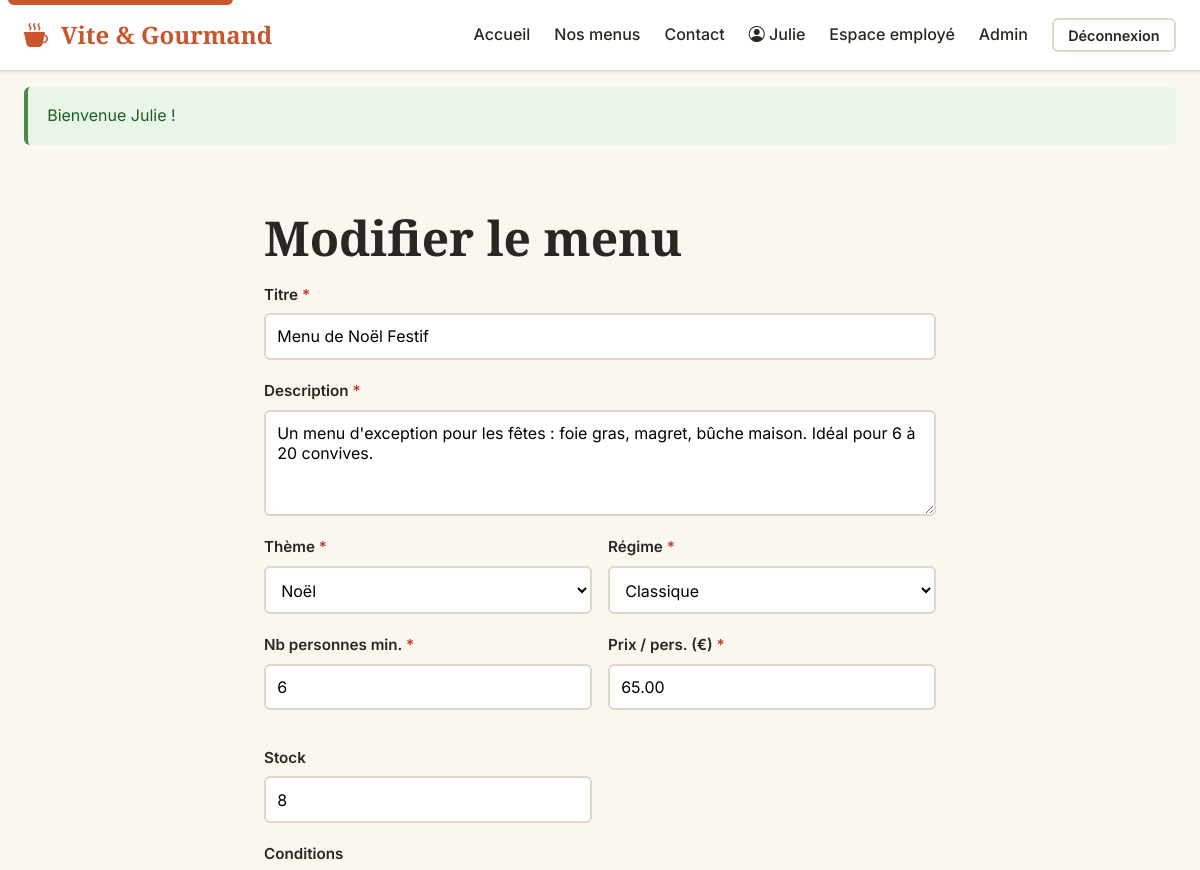
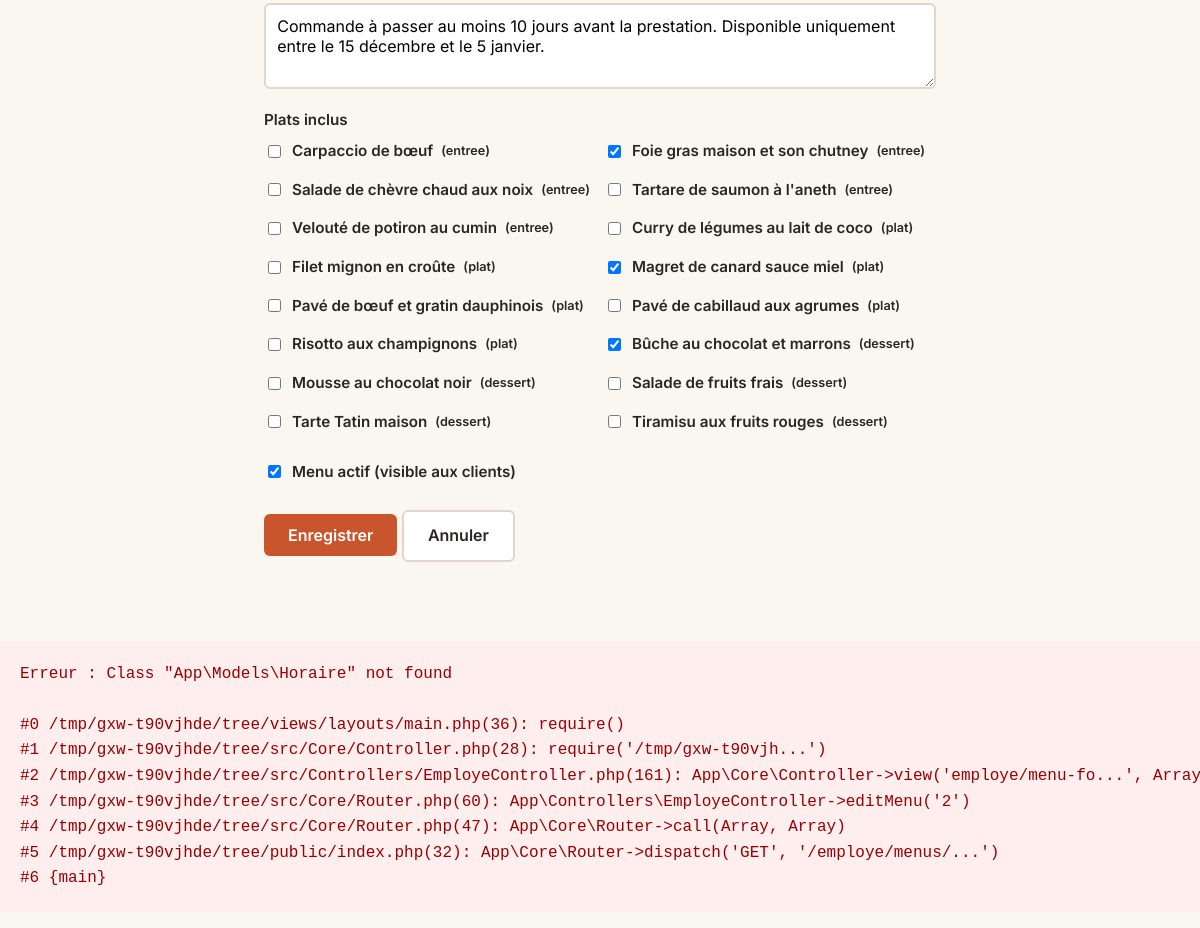
/employe/menus/2/editer (signed in), run on the app's committed database (2 pictures, top to bottom).
### tables this page shows
CREATE TABLE menu (
    menu_id                 INT AUTO_INCREMENT PRIMARY KEY,
    titre                   VARCHAR(150)   NOT NULL,
    description             TEXT           NOT NULL,
    nombre_personne_minimum INT            NOT NULL,
    prix_par_personne       DECIMAL(10, 2) NOT NULL,
    conditions_menu         TEXT           DEFAULT NULL,
    quantite_restante       INT            NOT NULL DEFAULT 0,
    theme_id                INT            NOT NULL,
    regime_id               INT            NOT NULL,
    actif                   BOOLEAN        NOT NULL DEFAULT TRUE,
    created_at              TIMESTAMP      NOT NULL DEFAULT CURRENT_TIMESTAMP,
    FOREIGN KEY (theme_id)  REFERENCES theme(theme_id),
    FOREIGN KEY (regime_id) REFERENCES regime(regime_id),
    INDEX idx_theme (theme_id),
    INDEX idx_regime (regime_id)
);

CREATE TABLE theme (
    theme_id INT AUTO_INCREMENT PRIMARY KEY,
    libelle  VARCHAR(50) NOT NULL UNIQUE
);

CREATE TABLE regime (
    regime_id INT AUTO_INCREMENT PRIMARY KEY,
    libelle   VARCHAR(50) NOT NULL UNIQUE
);

CREATE TABLE plat (
    plat_id INT AUTO_INCREMENT PRIMARY KEY,
    titre   VARCHAR(150) NOT NULL,
    photo   VARCHAR(255) DEFAULT NULL,
    type    ENUM('entree', 'plat', 'dessert') NOT NULL
);

### src/Controllers/EmployeController.php (called while the page is built, shortened)
<?php
class EmployeController extends Controller
{
    public function editMenu(string $id): void
    {
        $menu = MenuRepository::find((int) $id);
        $this->view('employe/menu-form', [
            'pageTitle' => 'Modifier : ' . $menu['titre'],
            'menu'      => $menu,
            'themes'    => ThemeRepository::all(),
            'regimes'   => RegimeRepository::all(),
            'plats'     => PlatRepository::all(),
        ]);
    }
}

### src/Repositories/MenuRepository.php (called while the page is built, shortened)
<?php
final class MenuRepository
{
    public static function find(int $id): ?array
    {
        $pdo = Database::getInstance();
        $stmt = $pdo->prepare('
            SELECT m.*, t.libelle AS theme_libelle, r.libelle AS regime_libelle
            FROM menu m
            INNER JOIN theme t  ON m.theme_id  = t.theme_id
            INNER JOIN regime r ON m.regime_id = r.regime_id
            WHERE m.menu_id = :id
            LIMIT 1
        ');
        $stmt->execute([':id' => $id]);
        $menu = $stmt->fetch();
        $menu['images']     = self::getImages($id);
        $menu['plats']      = self::getPlats($id);
        $menu['allergenes'] = self::getAllergenesAggreges($id);
        return $menu;
    }
    public static function getImages(int $menuId): array
    {
        $pdo = Database::getInstance();
        $stmt = $pdo->prepare('SELECT * FROM menu_image WHERE menu_id = :id ORDER BY ordre ASC');
        $stmt->execute([':id' => $menuId]);
        return $stmt->fetchAll();
    }
    public static function getPlats(int $menuId): array
    {
        $pdo = Database::getInstance();
        $stmt = $pdo->prepare('
            SELECT p.*, GROUP_CONCAT(a.libelle SEPARATOR ", ") AS allergenes
            FROM plat p
            INNER JOIN menu_plat mp        ON p.plat_id = mp.plat_id
            LEFT  JOIN plat_allergene pa   ON p.plat_id = pa.plat_id
            LEFT  JOIN allergene a         ON pa.allergene_id = a.allergene_id
            WHERE mp.menu_id = :id
            GROUP BY p.plat_id
            ORDER BY FIELD(p.type, "entree", "plat", "dessert"), p.titre
        ');
        $stmt->execute([':id' => $menuId]);
        return $stmt->fetchAll();
    }
    public static function getAllergenesAggreges(int $menuId): array
    {
        $pdo = Database::getInstance();
        $stmt = $pdo->prepare('
            SELECT DISTINCT a.libelle
            FROM allergene a
            INNER JOIN plat_allergene pa ON a.allergene_id = pa.allergene_id
            INNER JOIN menu_plat mp      ON pa.plat_id = mp.plat_id
            WHERE mp.menu_id = :id
            ORDER BY a.libelle
        ');
        $stmt->execute([':id' => $menuId]);
        return $stmt->fetchAll(PDO::FETCH_COLUMN);
    }
}

### src/Core/Security.php (called while the page is built, shortened)
<?php
final class Security
{
    public static function escape(?string $value): string
    {
        return htmlspecialchars($value ?? '', ENT_QUOTES | ENT_HTML5, 'UTF-8');
    }
}

### src/Helpers/functions.php (called while the page is built, shortened)
<?php
if (!function_exists('e')) {
    function e(?string $value): string
    {
        return Security::escape($value);
    }
}

### src/Repositories/ThemeRepository.php (called while the page is built, shortened)
<?php
final class ThemeRepository
{
    public static function all(): array
    {
        return Database::getInstance()
            ->query('SELECT * FROM theme ORDER BY libelle')
            ->fetchAll();
    }
}

### src/Repositories/RegimeRepository.php (called while the page is built, shortened)
<?php
final class RegimeRepository
{
    public static function all(): array
    {
        return Database::getInstance()
            ->query('SELECT * FROM regime ORDER BY libelle')
            ->fetchAll();
    }
}

### src/Repositories/PlatRepository.php (called while the page is built, shortened)
<?php
final class PlatRepository
{
    public static function all(): array
    {
        $pdo = Database::getInstance();
        return $pdo->query('SELECT * FROM plat ORDER BY FIELD(type, "entree", "plat", "dessert"), titre')->fetchAll();
    }
}

### views/employe/menu-form.php (the view, shortened to what this page needs)
<?php
$action = $menu ? '/employe/menus/' . (int) $menu['menu_id'] : '/employe/menus';
$selectedPlats = $menu ? array_column($menu['plats'], 'plat_id') : [];
?>
<section class="section">
    <div class="container container-narrow">
        <h1><?= $menu ? 'Modifier le menu' : 'Nouveau menu' ?></h1>
        <form method="post" action="<?= e($action) ?>" class="form">
            <div class="form-field">
                <label for="titre">Titre <span class="required">*</span></label>
                <input type="text" id="titre" name="titre" required value="<?= e($menu['titre'] ?? '') ?>">
            </div>
            <div class="form-field">
                <label for="description">Description <span class="required">*</span></label>
                <textarea id="description" name="description" rows="4" required><?= e($menu['description'] ?? '') ?></textarea>
            </div>
            <div class="form-row">
                <div class="form-field">
                    <label for="theme_id">Thème <span class="required">*</span></label>
                    <select id="theme_id" name="theme_id" required>
                        <?php foreach ($themes as $t): ?>
                            <option value="<?= (int) $t['theme_id'] ?>" <?= ($menu['theme_id'] ?? null) == $t['theme_id'] ? 'selected' : '' ?>><?= e($t['libelle']) ?></option>
                        <?php endforeach; ?>
                    </select>
                </div>
                <div class="form-field">
                    <label for="regime_id">Régime <span class="required">*</span></label>
                    <select id="regime_id" name="regime_id" required>
                        <?php foreach ($regimes as $r): ?>
                            <option value="<?= (int) $r['regime_id'] ?>" <?= ($menu['regime_id'] ?? null) == $r['regime_id'] ? 'selected' : '' ?>><?= e($r['libelle']) ?></option>
                        <?php endforeach; ?>
                    </select>
                </div>
            </div>
            <div class="form-row">
                <div class="form-field">
                    <label for="nombre_personne_minimum">Nb personnes min. <span class="required">*</span></label>
                    <input type="number" id="nombre_personne_minimum" name="nombre_personne_minimum" min="1" required value="<?= (int) ($menu['nombre_personne_minimum'] ?? 4) ?>">
                </div>
                <div class="form-field">
                    <label for="prix_par_personne">Prix / pers. (€) <span class="required">*</span></label>
                    <input type="number" id="prix_par_personne" name="prix_par_personne" step="0.01" min="0" required value="<?= e((string) ($menu['prix_par_personne'] ?? 0)) ?>">
                </div>
                <div class="form-field">
                    <label for="quantite_restante">Stock</label>
                    <input type="number" id="quantite_restante" name="quantite_restante" min="0" value="<?= (int) ($menu['quantite_restante'] ?? 0) ?>">
                </div>
            </div>
            <div class="form-field">
                <label for="conditions_menu">Conditions</label>
                <textarea id="conditions_menu" name="conditions_menu" rows="3"><?= e($menu['conditions_menu'] ?? '') ?></textarea>
            </div>
            <div class="form-field">
                <label>Plats inclus</label>
                <div class="checkbox-grid">
                    <?php foreach ($plats as $p): ?>
                        <label class="checkbox-item">
                            <input type="checkbox" name="plats[]" value="<?= (int) $p['plat_id'] ?>" <?= in_array($p['plat_id'], $selectedPlats) ? 'checked' : '' ?>>
                            <?= e($p['titre']) ?> <small>(<?= e($p['type']) ?>)</small>
                        </label>
                    <?php endforeach; ?>
                </div>
            </div>
            <div class="form-field">
                <label class="checkbox-item">
                    <input type="checkbox" name="actif" <?= ($menu['actif'] ?? true) ? 'checked' : '' ?>>
                    Menu actif (visible aux clients)
                </label>
            </div>
            <button type="submit" class="btn btn-primary"><?= $menu ? 'Enregistrer' : 'Créer le menu' ?></button>
            <a href="/employe/menus" class="btn btn-secondary">Annuler</a>
        </form>
    </div>
</section>

### src/Core/Router.php (shortened to what this page needs)
<?php
final class Router
{
    private array $routes = [
        'GET'    => [],
        'POST'   => [],
        'PUT'    => [],
        'DELETE' => [],
    ];
    private function add(string $method, string $path, callable|array $handler): void
    {
        $this->routes[$method][$path] = $handler;
    }
    public function dispatch(string $method, string $uri): void
    {
        $uri = parse_url($uri, PHP_URL_PATH) ?: '/';
        $uri = rtrim($uri, '/') ?: '/';
        foreach ($this->routes[$method] ?? [] as $path => $handler) {
            $pattern = preg_replace('#\{([a-zA-Z_]+)\}#', '(?P<$1>[^/]+)', $path);
            $pattern = '#^' . $pattern . '$#';
            if (preg_match($pattern, $uri, $matches)) {
                $params = array_filter($matches, 'is_string', ARRAY_FILTER_USE_KEY);
                $this->call($handler, $params);
                return;
            }
        }
    }
    private function call(callable|array $handler, array $params): void
    {
        if (is_array($handler) && count($handler) === 2) {
            [$class, $method] = $handler;
            $instance = new $class();
            $instance->$method(...array_values($params));
            return;
        }
    }
}

### public/css/app.css (style rules this page uses)
:root { --color-primary: #C8552B; --color-primary-dark: #A03F1E; --color-secondary: #6E8B5C; --color-secondary-dark: #556C47; --color-accent: #E5C26F; --color-bg: #FAF6F0; --color-bg-dark: #2A2622; --color-text: #2A2622; --color-text-light: #6B5E54; --color-border: #E2D6C7; --color-success: #4A8B4A; --color-error: #C0392B; --color-warning: #D9A441; --color-info: #4A7AA9; --shadow-sm: 0 1px 3px rgba(0,0,0,0.08); --shadow-md: 0 4px 12px rgba(0,0,0,0.10); --shadow-lg: 0 10px 30px rgba(0,0,0,0.15); --radius-sm: 6px; --radius: 10px; --radius-lg: 16px; --font-title: 'Playfair Display', Georgia, serif; --font-body: 'Inter', system-ui, -apple-system, Segoe UI, Roboto, sans-serif; --container: 1200px; --container-narrow: 720px; }
*, *::before, *::after { box-sizing: border-box; }
html { scroll-behavior: smooth; }
body { margin: 0; font-family: var(--font-body); color: var(--color-text); background: var(--color-bg); line-height: 1.6; font-size: 16px; }
h1, h2, h3, h4 { font-family: var(--font-title); margin: 0 0 1rem; line-height: 1.2; }
h1 { font-size: clamp(2rem, 4vw, 3rem); }
a { color: var(--color-primary); text-decoration: none; transition: color .2s; }
button { font-family: inherit; }
.container { max-width: var(--container); margin: 0 auto; padding: 0 1.5rem; }
.container-narrow { max-width: var(--container-narrow); margin: 0 auto; padding: 0 1.5rem; }
.section { padding: 3rem 0; }
.btn { display: inline-flex; align-items: center; justify-content: center; gap: 0.5rem; padding: 0.7rem 1.5rem; border: 0; border-radius: var(--radius-sm); font-weight: 600; cursor: pointer; transition: all .2s; font-family: inherit; font-size: 1rem; text-decoration: none; }
.btn-primary { background: var(--color-primary); color: #fff; }
.btn-secondary { background: #fff; color: var(--color-text); border: 2px solid var(--color-border); }
.form { margin: 1rem 0; }
.form-field { margin-bottom: 1.2rem; display: flex; flex-direction: column; }
.form-field label { font-weight: 600; margin-bottom: 0.4rem; font-size: 0.95rem; }
.form-field input, .form-field select, .form-field textarea { padding: 0.7rem; border: 2px solid var(--color-border); border-radius: var(--radius-sm); font-family: inherit; font-size: 1rem; background: #fff; transition: border-color .2s; }
.form-row { display: grid; grid-template-columns: 1fr 1fr; gap: 1rem; }
.required { color: var(--color-error); }
.checkbox-grid { display: grid; grid-template-columns: repeat(auto-fit, minmax(220px, 1fr)); gap: 0.5rem; }
.checkbox-item { display: flex; align-items: center; gap: 0.5rem; cursor: pointer; }

### data on the page
menu: titre "Menu de Noël Festif", description "Un menu d'exception pour les fêtes : foie gras, magret, bûche maison. Idéal pour 6 à 20 convives.", theme_id "Noël", regime_id "Classique", nombre_personne_minimum "6", prix_par_personne "65.00", quantite_restante "8", conditions_menu "Commande à passer au moins 10 jours avant la prestation. Disponible uniquement entre le 15 décembre et le 5 janvier.", actif "☑"
plat: titre "Carpaccio de bœuf", type "entree"
plat: plat_id "☑", titre "Foie gras maison et son chutney", type "entree"
plat: titre "Salade de chèvre chaud aux noix", type "entree"
plat: titre "Tartare de saumon à l'aneth", type "entree"
plat: titre "Velouté de potiron au cumin", type "entree"
plat: titre "Curry de légumes au lait de coco", type "plat"
plat: titre "Filet mignon en croûte", type "plat"
plat: plat_id "☑", titre "Magret de canard sauce miel", type "plat"
plat: titre "Pavé de bœuf et gratin dauphinois", type "plat"
plat: titre "Pavé de cabillaud aux agrumes", type "plat"
plat: titre "Risotto aux champignons", type "plat"
plat: plat_id "☑", titre "Bûche au chocolat et marrons", type "dessert"
plat: titre "Mousse au chocolat noir", type "dessert"
plat: titre "Salade de fruits frais", type "dessert"
plat: titre "Tarte Tatin maison", type "dessert"
plat: titre "Tiramisu aux fruits rouges", type "dessert"

### other printed values
$e->getMessage() "Class \"App\\Models\\Horaire\" not found"
